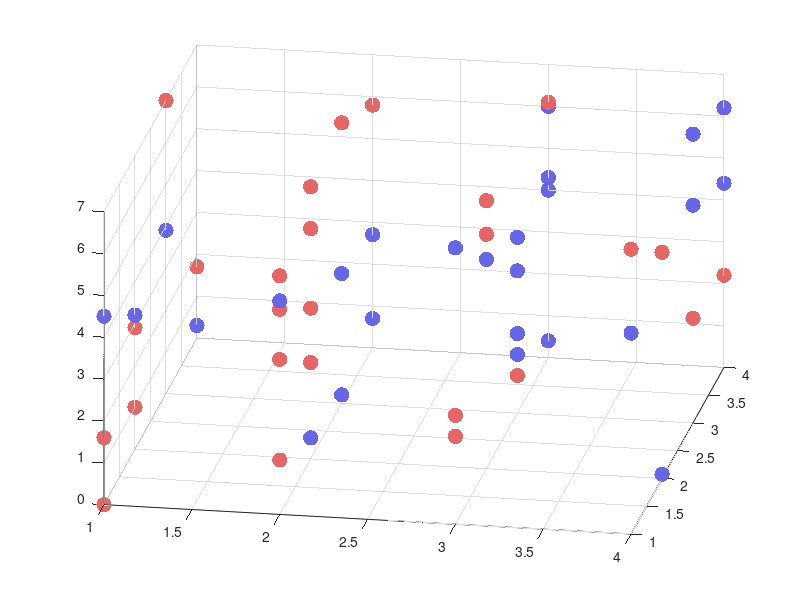
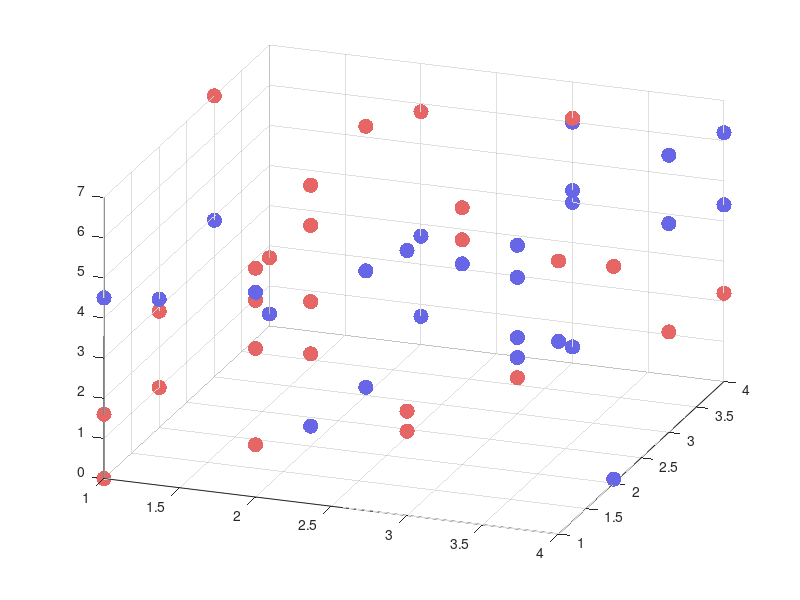
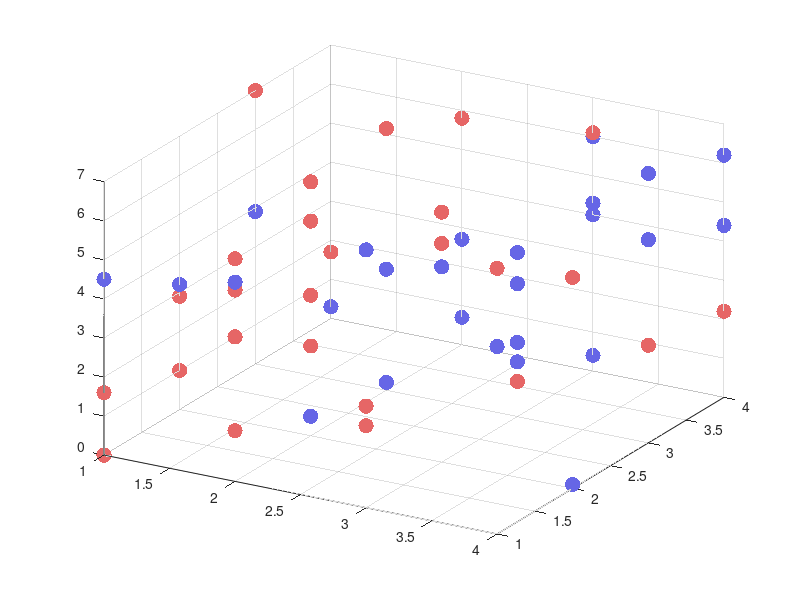
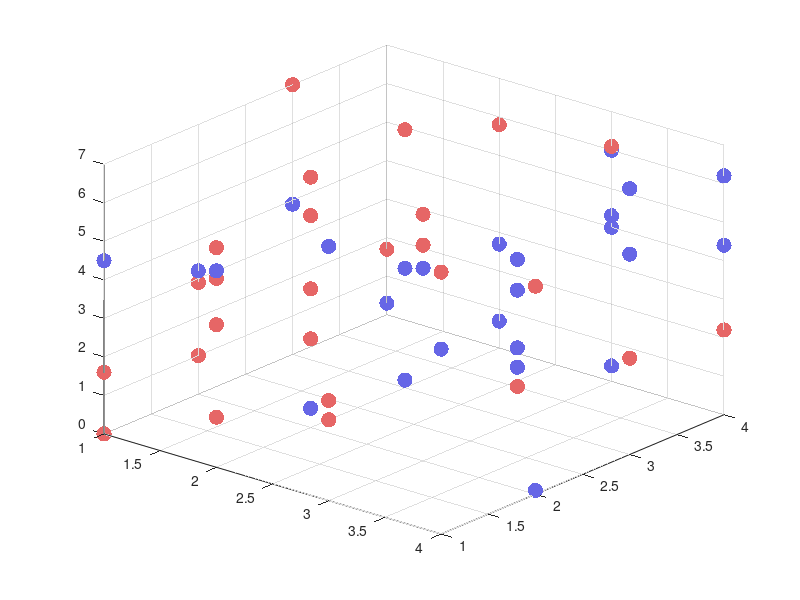

Write MATLAB code to recreate these figures, in order.
%Shao-Fang Wang 2018
%file name
fname = 'stimuli_param_uniqueF3.csv';
fname_train = 'stimuli_param_uniqueF3_train.csv';
fname_test = 'stimuli_param_uniqueF3_test.csv';
%specify training features 
F1 = [1,2,3,4];
F2 = [1,2,3,4];
%F3 = [0,1,3,4];
F3 = 0:0.1:7;

%%
%category A: training
%F1_freq = [6 10 6 4];
%F2_freq = [9 9 4 4];
f(1).F1freq = 6;
f(1).F2freq = [2 2 1 1];
f(2).F1freq = 10;
f(2).F2freq = [4 4 1 1 ];
f(3).F1freq = 6;
f(3).F2freq = [2 2 1 1];
f(4).F1freq = 4;
f(4).F2freq = [1 1 1 1];

%%feature01
temp = [];
for ii = 1:length(F1)%feature identity
    for ifreq = 1:f(ii).F1freq %first feature frequency
       temp = [temp; F1(ii)];
    end
end

%%feature02
temp2 = [];
for ii = 1:length(F1)%feature identity
for i2 = 1:length(F2)%feature identity
    for ifreq2 = 1:f(ii).F2freq(i2) %second feature frequency
        temp2 = [temp2;F2(i2)];
    end
end
end

%%feature03
temp3 = datasample(F3,size(temp2,1),'Replace',false);%F3(randperm(size(temp2,1)));
temp3 = temp3';

CatA_train_feature_set = [temp temp2 temp3 ones(length(temp),1)];%3 features + category label

%%
%category B: training
%F1_freq = [4 6 10 6];
%F2_freq = [4 4 9 9];
f(1).F1freq = 4;
f(1).F2freq = [1 1 1 1];
f(2).F1freq = 6;
f(2).F2freq = [1 1 2 2];
f(3).F1freq = 10;
f(3).F2freq = [1 1 4 4];
f(4).F1freq = 6;
f(4).F2freq = [1 1 2 2];

%%feature01
temp = [];
for ii = 1:length(F1)%feature identity
    for ifreq = 1:f(ii).F1freq %first feature frequency
       temp = [temp; F1(ii)];
    end
end

%%feature02
temp2 = [];
for ii = 1:length(F1)%feature identity
for i2 = 1:length(F2)%feature identity
    for ifreq2 = 1:f(ii).F2freq(i2) %second feature frequency
        temp2 = [temp2;F2(i2)];
    end
end
end

%%feature03
lia = ismember(F3,temp3);
F3 = F3(lia==0);
temp3 = datasample(F3,size(temp2,1),'Replace',false);
temp3 = temp3';
% temp3 = [];
% for ii = F1
%     switch ii
%         case {1,3}
%             t1 = datasample(F3,2, 'Replace', true);
%             t2 = datasample(F3,2, 'Replace', true);
%             t3 = datasample(F3,2, 'Replace', true);
%             
%             temp3 = [temp3; t1'; t2'; t3'];
%         case 2
%             t = datasample(F3,2, 'Replace', true);
%             temp3 = [temp3; F3'; F3'; t'];
%         case 4
%           t = F3(randperm(4));
%           temp3 = [temp3; t'];
%     end
%     
%     %temp3(ii)=datasample(F3,1);
% end
CatB_train_feature_set = [temp temp2 temp3 zeros(length(temp),1)];%3 features + category label

Cat_train_set = [CatA_train_feature_set; CatB_train_feature_set];

%%%Plot
c = [0.9 0.4 0.4];%color for category A (red)
c2 = [0.4 0.4 0.9]; % color for category B (blue)
C = [];
    for ii = 1:size(CatA_train_feature_set,1)
        C = [C; c];
    end

    for ii = 1:size(CatB_train_feature_set,1)
        C = [C; c2];
    end
    
for ii = 10:10:100
h=figure(1);scatter3(Cat_train_set(:,1),Cat_train_set(:,2),Cat_train_set(:,3),120,C,'fill')
view(ii,30)
img_name = ['stimuli_dimension_train_',num2str(ii,'%03d'),'.jpg'];
saveas(h,img_name)
pause
end

%%save training stimuli parameters
csvwrite(fname_train,Cat_train_set)

%% New stimuli
%specify new features:
F1new = F1;
F2new = F2;
lia= ismember(F3,temp3);
F3new = F3(lia==0);
F3new_subset = datasample(F3new,16);

CatA_train_feature_set_new = [1 0 F3new_subset(1); ...
    1 1 F3new_subset(2); ...
    2 0 F3new_subset(3); ...
    2 1 F3new_subset(4); ...
    2 datasample(([3,4]),1) F3new_subset(5); ...
    3 0 F3new_subset(6); ...
    3 1 F3new_subset(7); ...
    4 datasample(([0,1]),1) F3new_subset(8)];

CatB_train_feature_set_new = [1 datasample(([3,4]),1) F3new_subset(9); ...
    2 3 F3new_subset(10); ...
    2 4 F3new_subset(11); ...
    3 3 F3new_subset(12); ...
    3 4 F3new_subset(13); ...
    3 datasample(([0,1]),1) F3new_subset(14); ...
    4 3 F3new_subset(15); ...
    4 4 F3new_subset(16)];

CatA_new = [CatA_train_feature_set_new ones(size(CatA_train_feature_set_new,1),1)];
CatB_new = [CatB_train_feature_set_new zeros(size(CatB_train_feature_set_new,1),1)];

New_set = [CatA_new; CatB_new];
%%save training stimuli parameters
csvwrite(fname_test,New_set)

%%plot
c = [0.6 0.2 0.3];%color for category A (red)
c2 = [0.3 0.2 0.6]; % color for category B (blue)
%C = [];
     for ii = 1:size(CatA_train_feature_set_new,1)
         C = [C; c];
     end
 
     for ii = 1:size(CatB_train_feature_set_new,1)
         C = [C; c2];
     end

%%% labels for train and test stimuli sets
Cat_train_set = [Cat_train_set ones(size(Cat_train_set,1),1)]
New_set = [New_set zeros(size(New_set,1),1)];
Cat = [Cat_train_set; New_set];

%%%Plot
for ii = 10:10:100
h=figure(2);scatter3(Cat(:,1),Cat(:,2),Cat(:,3),120,C,'fill')
view(ii,30)
img_name = ['stimuli_dimension_train_test_',num2str(ii,'%03d'),'.jpg'];
saveas(h,img_name)
pause
end

h=figure(3);scatter3(New_set(:,1),New_set(:,2),New_set(:,3),120,'fill')
img_name = ['stimuli_dimension_test.jpg'];
saveas(h,img_name)
%% save stimuli parameters
csvwrite(fname,Cat)
%parameters for three features, category label, and train/test label

